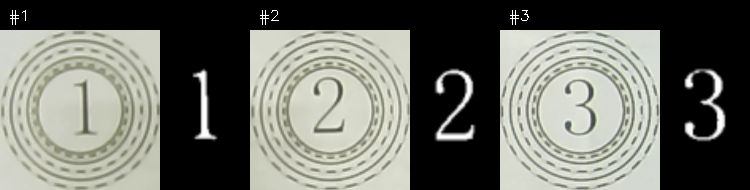
#> input picture src/identify_pack/identify_pack/scripts/ring_station_digit_snapshots/20261010_112118_147303282_crops.png, 750 x 190 px, given in place of the camera
$ python color_detect_debug.py
#> lines starting #> are read from the running program, lines starting #| are printed output that depends on the picture; after the words box and inside, x2 and y2 are one past the last pixel; in counts of white or black regions, pixels touching at a corner belong together
### src/identify_pack/identify_pack/scripts/color_config.py
#!/usr/bin/env python3
"""七色 HSV 阈值配置与掩膜工具（纯库，无 ROS / 无 GUI）。

六种抓取色（1~6）+ 第 7 号粉色标记（舵机外壳，仅用于夹爪到位检测，不参与抓取）。

把颜色识别从硬编码阈值迁移为 JSON 配置驱动：
  - ``load_color_config`` 读取并校验配置；``save_color_config`` 原子写回。
  - ``make_all_color_masks`` 一次 BGR→HSV 生成七色掩膜。
  - ``estimate_hsv_bounds`` 根据采样 ROI 稳健估计 HSV 上下限。
  - ``classify_circle`` 在圆盘内按颜色支持率判色（含「空」）。

颜色编号沿用创源启明方案：1红 2黄 3蓝 4绿 5黑 6浅蓝 7粉。
红色 Hue 环绕（179→0）在 ``bounds_to_ranges`` 中自动拆成两段；
黑色 Hue 无意义，估计时使用全 Hue 并约束 S/V。
"""

from __future__ import annotations

import json
import math
import os
from pathlib import Path
import tempfile
from typing import Iterable

import cv2
import numpy as np


class ColorConfigError(ValueError):
    """颜色配置或输入不满足要求。"""


# 颜色编号 -> 名称 / BGR 显示色。
COLOR_NAMES = {
    1: "red",
    2: "yellow",
    3: "blue",
    4: "green",
    5: "black",
    6: "light_blue",
    7: "pink",
}
NAME_TO_ID = {name: color_id for color_id, name in COLOR_NAMES.items()}

# 所有已知颜色编号 / 抓取目标色 / 标记色（粉色舵机外壳，不参与抓取）。
COLOR_IDS = tuple(sorted(COLOR_NAMES))
PICKUP_COLOR_IDS = (1, 2, 3, 4, 5, 6)
MARKER_COLOR_IDS = tuple(c for c in COLOR_IDS if c not in PICKUP_COLOR_IDS)

COLOR_DISPLAY = {
    "red": (0, 0, 255),
    "yellow": (0, 255, 255),
    "green": (0, 255, 0),
    "blue": (255, 0, 0),
    "light_blue": (255, 255, 0),
    "black": (128, 128, 128),
    "pink": (203, 192, 255),
}

# 滑条 / 估计输出的六元组顺序。
BOUND_KEYS = ("h_low", "h_high", "s_low", "s_high", "v_low", "v_high")

# 与旧 COLOR_RANGES 一致的预设阈值。
PRESET_RANGES = {
    1: [{"lower": [0, 100, 100], "upper": [10, 255, 255]},
        {"lower": [160, 100, 100], "upper": [179, 255, 255]}],
    2: [{"lower": [22, 100, 100], "upper": [38, 255, 255]}],
    3: [{"lower": [85, 60, 60], "upper": [135, 255, 150]}],
    4: [{"lower": [38, 40, 40], "upper": [85, 255, 255]}],
    5: [{"lower": [0, 0, 0], "upper": [179, 255, 50]}],
    6: [{"lower": [85, 40, 150], "upper": [135, 255, 255]}],
    7: [{"lower": [150, 40, 120], "upper": [179, 200, 255]}],
}


def _require(condition: bool, message: str) -> None:
    if not condition:
        raise ColorConfigError(message)


# ---------- 阈值区间与六元组互转 ----------
def bounds_to_ranges(bounds: Iterable[int]) -> list[dict]:
    """把 (h_low,h_high,s_low,s_high,v_low,v_high) 转成 inRange 区间列表。

    Hue 是长度 180 的圆环；H_LOW > H_HIGH 表示跨越红色 179→0 边界，
    因此拆成 ``0..h_high`` 与 ``h_low..179`` 两段。
    """
    values = tuple(int(v) for v in bounds)
    _require(len(values) == 6, "HSV 六元组必须正好包含 6 个整数")
    h_low, h_high, s_low, s_high, v_low, v_high = values
    _require(0 <= h_low <= 179 and 0 <= h_high <= 179, "Hue 必须位于 0~179")
    _require(0 <= s_low <= s_high <= 255, "S 上下限无效")
    _require(0 <= v_low <= v_high <= 255, "V 上下限无效")
    if h_low <= h_high:
        return [{"lower": [h_low, s_low, v_low],
                 "upper": [h_high, s_high, v_high]}]
    return [
        {"lower": [0, s_low, v_low], "upper": [h_high, s_high, v_high]},
        {"lower": [h_low, s_low, v_low], "upper": [179, s_high, v_high]},
    ]


def ranges_to_bounds(ranges: list[dict]) -> tuple[int, ...]:
    """把配置区间恢复成六元组，严格拒绝无法表达的组合。"""
    _require(isinstance(ranges, list) and 1 <= len(ranges) <= 2,
             "每种颜色必须包含 1 或 2 个 HSV 区间")

    def triplet(hsv_range: dict, key: str) -> tuple[int, int, int]:
        try:
            values = tuple(int(v) for v in hsv_range[key])
        except (KeyError, TypeError, ValueError) as error:
            raise ColorConfigError("HSV 区间字段格式无效") from error
        _require(len(values) == 3, "HSV 上下限必须正好包含 3 个整数")
        return values

    if len(ranges) == 1:
        lower = triplet(ranges[0], "lower")
        upper = triplet(ranges[0], "upper")
        return (lower[0], upper[0], lower[1], upper[1], lower[2], upper[2])

    low_hue_part, high_hue_part = ranges
    first_lower = triplet(low_hue_part, "lower")
    first_upper = triplet(low_hue_part, "upper")
    second_lower = triplet(high_hue_part, "lower")
    second_upper = triplet(high_hue_part, "upper")
    _require(first_lower[0] == 0 and second_upper[0] == 179,
             "双 HSV 区间必须表示跨越 Hue 边界的范围")
    _require(second_lower[0] > first_upper[0],
             "双 HSV 区间必须在 Hue 边界两侧且不能互相重叠")
    _require(first_lower[1:] == second_lower[1:]
             and first_upper[1:] == second_upper[1:],
             "跨 Hue 边界的两个区间必须使用相同 S/V 范围")
    return (second_lower[0], first_upper[0],
            first_lower[1], first_upper[1],
            first_lower[2], first_upper[2])


# ---------- 配置构造 / 校验 / 读写 ----------
# [21 lines left out: functions build_default_color_config, _find_color, not called in this run]


def validate_color_config(document: dict) -> dict:
    """严格校验精简配置格式，返回原字典供调用方继续使用。"""
    try:
        _require(isinstance(document, dict), "颜色配置根节点必须是对象")
        _require(int(document["format_version"]) == 1,
                 "不支持的颜色配置版本")
        colors = document["colors"]
        _require(isinstance(colors, list) and len(colors) == len(COLOR_NAMES),
                 f"颜色配置必须正好包含 {len(COLOR_NAMES)} 种颜色")
        ids = {int(item["color_id"]) for item in colors}
        _require(ids == set(COLOR_NAMES), "颜色编号不完整或重复")
        limits = (179, 255, 255)
        for item in colors:
            color_id = int(item["color_id"])
            _require(item["name"] == COLOR_NAMES[color_id],
                     f"颜色{color_id}名称必须为{COLOR_NAMES[color_id]}")
            ranges = item["ranges"]
            _require(isinstance(ranges, list) and 1 <= len(ranges) <= 2,
                     f"{COLOR_NAMES[color_id]}必须包含1或2个HSV区间")
            # ranges_to_bounds 同时验证双区间是否是合法的 Hue 环绕。
            bounds = ranges_to_bounds(ranges)
            bounds_to_ranges(bounds)
            for hsv_range in ranges:
                lower = tuple(int(v) for v in hsv_range["lower"])
                upper = tuple(int(v) for v in hsv_range["upper"])
                _require(len(lower) == 3 and len(upper) == 3,
                         f"{COLOR_NAMES[color_id]} HSV 区间长度无效")
                _require(all(0 <= lower[i] <= upper[i] <= limits[i]
                             for i in range(3)),
                         f"{COLOR_NAMES[color_id]} HSV 区间越界")
    except ColorConfigError:
        raise
    except (IndexError, KeyError, TypeError, ValueError) as error:
        raise ColorConfigError("颜色配置字段格式无效") from error
    return document


def load_color_config(path: Path | str) -> dict:
    """读取并校验六色 HSV JSON 配置。"""
    resolved = Path(path).expanduser().resolve()
    try:
        document = json.loads(resolved.read_text(encoding="utf-8"))
#> (reads src/identify_pack/identify_pack/scripts/color_config.json from the repository)
    except OSError as error:
        raise ColorConfigError(f"无法读取颜色配置：{resolved}: {error}") from error
    except json.JSONDecodeError as error:
        raise ColorConfigError(f"颜色配置不是有效 JSON：{resolved}") from error
    return validate_color_config(document)


# [25 lines left out: function save_color_config, not called in this run]


def get_color_bounds(document: dict, color_id: int) -> tuple[int, ...]:
    """返回指定颜色的六元组滑条值。"""
    return ranges_to_bounds(_find_color(document, color_id)["ranges"])


# [4 lines left out: function set_color_bounds, not called in this run]


# ---------- 掩膜生成 ----------
def _mask_from_hsv(hsv: np.ndarray, ranges: list[dict]) -> np.ndarray:
    mask = np.zeros(hsv.shape[:2], dtype=np.uint8)
    for hsv_range in ranges:
        lower = np.asarray(hsv_range["lower"], dtype=np.uint8)
        upper = np.asarray(hsv_range["upper"], dtype=np.uint8)
        mask = cv2.bitwise_or(mask, cv2.inRange(hsv, lower, upper))
    return mask


# [8 lines left out: function make_color_mask, not called in this run]


def make_all_color_masks(frame: np.ndarray, config: dict) -> dict[int, np.ndarray]:
    """只做一次 BGR→HSV 转换并生成全部六色掩膜。"""
    validate_color_config(config)
    _require(frame is not None and frame.ndim == 3 and frame.shape[2] == 3,
             "颜色识别要求 BGR 三通道图像")
    hsv = cv2.cvtColor(frame, cv2.COLOR_BGR2HSV)
    return {
        int(item["color_id"]): _mask_from_hsv(hsv, item["ranges"])
        for item in config["colors"]
    }


# [30 lines left out: function classify_circle, not called in this run]


def find_color_blobs(masks: dict[int, np.ndarray],
                     min_area: float = 300.0,
                     min_dimension: float = 12.0,
                     open_kernel_px: int = 5,
                     close_kernel_px: int = 11,
                     max_aspect_ratio: float | None = None,
                     min_solidity: float | None = None,
                     min_extent: float | None = None,
                     roi: tuple | None = None):
    """在六色掩膜上找连通域色块（轮廓 blob 定位，不依赖圆形几何）。

    每张 mask 先开运算去噪、闭运算填缝，再 ``findContours`` 提取外轮廓，
    按面积/最小边长/长宽比/实心度/填充率过滤，返回色块列表。

    ``roi`` 为 ``(x, y, w, h)``、``[(x, y, w, h), ...]`` 或 ``None``。
    指定时仅在给定矩形内检测，ROI 外的掩膜清零，跨边界目标只保留 ROI 内部分。

    返回：``[(color_id, cx, cy, x, y, w, h, area), ...]``
    其中 ``(cx, cy)`` 是质心，``(x, y, w, h)`` 是外接矩形。
    """
    blobs = []
    open_kernel = cv2.getStructuringElement(
        cv2.MORPH_ELLIPSE, (int(open_kernel_px), int(open_kernel_px)))
    close_kernel = cv2.getStructuringElement(
        cv2.MORPH_ELLIPSE, (int(close_kernel_px), int(close_kernel_px)))
    roi_mask = None
    if roi is not None:
        # 支持单个 (x,y,w,h) 或 [(x,y,w,h), ...] 列表。
        if isinstance(roi, (list, tuple)) and roi and isinstance(roi[0], (list, tuple)):
            roi_list = list(roi)
        else:
            roi_list = [roi]
        height, width = next(iter(masks.values())).shape[:2]
        roi_mask = np.zeros((height, width), dtype=np.uint8)
        for item in roi_list:
            rx, ry, rw, rh = (int(v) for v in item)
            x2, y2 = min(width, rx + rw), min(height, ry + rh)
            if x2 > rx and y2 > ry:
                cv2.rectangle(roi_mask, (rx, ry), (x2, y2), 255, -1)
    for color_id in sorted(masks):
        source = masks[color_id]
        if roi_mask is not None:
            source = cv2.bitwise_and(source, roi_mask)
        mask = cv2.morphologyEx(source, cv2.MORPH_OPEN, open_kernel)
        mask = cv2.morphologyEx(mask, cv2.MORPH_CLOSE, close_kernel)
        contours, _ = cv2.findContours(mask, cv2.RETR_EXTERNAL,
                                       cv2.CHAIN_APPROX_SIMPLE)
        for contour in contours:
            area = float(cv2.contourArea(contour))
            if area < min_area:
                continue
            x, y, w, h = cv2.boundingRect(contour)
            if min(w, h) < min_dimension:
                continue
            if max_aspect_ratio is not None and max(w, h) / max(1.0, min(w, h)) > max_aspect_ratio:
                continue
            if min_solidity is not None:
                hull_area = float(cv2.contourArea(cv2.convexHull(contour)))
                if hull_area <= 0.0 or area / hull_area < min_solidity:
                    continue
            if min_extent is not None:
                if area / max(1.0, float(w * h)) < min_extent:
                    continue
            moments = cv2.moments(contour)
            if abs(moments["m00"]) < 1e-6:
                continue
            cx = float(moments["m10"] / moments["m00"])
            cy = float(moments["m01"] / moments["m00"])
            blobs.append((int(color_id), cx, cy, int(x), int(y), int(w), int(h), area))
    return blobs


def apply_dominant_color(masks: dict[int, np.ndarray], rois,
                         min_area: float = 0.0) -> dict[int, np.ndarray]:
    """每个 ROI 内按颜色面积锁定主色，把 ROI 内所有彩色像素归到主色。

    解决「一个物块被阈值切成两种颜色（如蓝 ↔ 浅蓝）」的误识别：
    ROI 内面积最大的颜色锁定为该物块颜色，其余颜色像素并入主色（盖住）。
    无 ROI，或主色面积低于 ``min_area`` 时不做处理。

    返回新的 masks dict，不修改入参。
    """
    if not rois:
        return masks
    height, width = next(iter(masks.values())).shape[:2]
    result = {color_id: mask.copy() for color_id, mask in masks.items()}
    for (rx, ry, rw, rh) in rois:
        x2, y2 = min(width, rx + rw), min(height, ry + rh)
        if x2 <= rx or y2 <= ry:
            continue
        region = (slice(ry, y2), slice(rx, x2))
        areas = {color_id: int(cv2.countNonZero(mask[region]))
                 for color_id, mask in result.items()}
        dominant = max(areas, key=areas.get)
        if areas[dominant] < min_area:
            continue
        # ROI 内所有彩色像素的并集，作为主色的「盖住」区域。
        union = np.zeros((y2 - ry, x2 - rx), dtype=np.uint8)
        for mask in result.values():
            union = cv2.bitwise_or(union, mask[region])
        for color_id, mask in result.items():
            if color_id == dominant:
                mask[region] = union
            else:
                mask[region] = 0
    return result


def load_roi_file(path: Path | str) -> list[tuple]:
    """读取 ROI 坐标文件（每行 ``x,y,w,h``），非法/越界行跳过。

    文件缺失或无法读取时返回空列表。供 circle_detect 节点读取
    color_detect.py 拖框生成的 ``ROI_Range.txt``。
    """
    try:
        text = Path(path).expanduser().resolve().read_text(encoding="utf-8")
#> (reads src/identify_pack/identify_pack/scripts/ROI_Range.txt from the repository)
    except OSError:
        return []
    rois = []
    for line in text.splitlines():
        line = line.strip()
        if not line or line.startswith("#"):
            continue
        parts = line.split(",")
        if len(parts) != 4:
            continue
        try:
            x, y, w, h = (int(p.strip()) for p in parts)
        except ValueError:
            continue
        if w > 0 and h > 0:
            rois.append((x, y, w, h))
    return rois


# ---------- HSV 阈值稳健估计 ----------
# [38 lines left out: function estimate_hsv_bounds, not called in this run]

### src/identify_pack/identify_pack/scripts/debug/color_detect_debug.py
#!/usr/bin/env python3
"""颜色识别调试脚本（调试用，非 ROS 节点）。

核心流程：
  1. BGR -> HSV（一次），``make_all_color_masks`` 生成六色掩膜
  2. ``find_color_blobs`` 在掩膜上找连通域色块（不依赖圆形几何，任意形状都行）
  3. 画外接矩形框 + 颜色标签；只在 ROI 内检测，其余区域忽略

ROI：
  - 启动时读取 ``ROI_Range.txt`` 里的 ROI 做只读检测（不在脚本里编辑）
  - 鼠标左键点击画面采样该点 BGR/HSV，便于核对阈值

单独运行（调试）：
  python3 color_detect_debug.py --device /dev/camera_upper
  python3 color_detect_debug.py --device /dev/camera_upper --roi-file ROI_Range.txt
"""
import argparse
import os
import sys
from pathlib import Path

import cv2
import numpy as np

try:
    from identify_pack.scripts.color_config import (
        COLOR_DISPLAY, COLOR_NAMES, apply_dominant_color, find_color_blobs,
        load_color_config, load_roi_file, make_all_color_masks,
    )
except ImportError:  # 直接在源码目录运行
    sys.path.insert(0, str(Path(__file__).resolve().parent))
    from identify_pack.scripts.color_config import (  # type: ignore
        COLOR_DISPLAY, COLOR_NAMES, apply_dominant_color, find_color_blobs,
        load_color_config, load_roi_file, make_all_color_masks,
    )

DEFAULT_CONFIG = os.path.join(os.path.dirname(os.path.dirname(os.path.abspath(__file__))), "color_config.json")

# 点击采样：打印该点 BGR/HSV，便于手动核对阈值。
_sample_bgr = None
_sample_hsv = None


def on_mouse(event, x, y, flags, _param):
    """左键点击打印该点 BGR/HSV，便于手动核对阈值。"""
    if event == cv2.EVENT_LBUTTONDOWN and _sample_hsv is not None:
        h, s, v = _sample_hsv[y, x]
        b, g, r = _sample_bgr[y, x]
        print(f'点击 ({x},{y})  BGR=({int(b)},{int(g)},{int(r)})  '
              f'H={int(h)} S={int(s)} V={int(v)}')


def color_overlay(frame, masks):
    """把六色掩膜半透明叠加到画面副本上，返回叠加图。"""
    overlay = frame.copy()
    kernel = np.ones((3, 3), np.uint8)
    for color_id, raw in masks.items():
        name = COLOR_NAMES[color_id]
        mask = cv2.erode(raw, kernel, iterations=1)
        mask = cv2.dilate(mask, kernel, iterations=2)
        color = COLOR_DISPLAY[name]
        colored = np.zeros_like(frame)
        colored[:] = color
        idx = mask > 0
        overlay[idx] = (overlay[idx] * 0.4 + colored[idx] * 0.6).astype(np.uint8)
    return overlay


def main():
    p = argparse.ArgumentParser()
    p.add_argument('--device', '-d', default='/dev/camera_upper', help='相机设备路径')
    p.add_argument('--config', default=DEFAULT_CONFIG, help='颜色配置 JSON 路径')
    p.add_argument('--roi-file', default='ROI_Range.txt',
                   help='ROI 坐标文件（每行 x,y,w,h），启动时默认读取')
    p.add_argument('--min-area', type=float, default=300.0, help='色块最小面积(px^2)')
    p.add_argument('--min-dimension', type=float, default=12.0, help='色块最小边长(px)')
    p.add_argument('--max-aspect', type=float, default=None, help='色块最大长宽比，None=不限')
    p.add_argument('--min-solidity', type=float, default=None, help='最小实心度，None=不限')
    p.add_argument('--no-lock', action='store_true',
                   help='关闭 ROI 内主色锁定（默认开启，解决蓝↔浅蓝等误切）')
    args = p.parse_args()

    try:
        config = load_color_config(args.config)
    except Exception as error:
        print(f'加载颜色配置失败：{error}')
        return 1

    cap = cv2.VideoCapture(args.device, cv2.CAP_V4L2)
    if not cap.isOpened():
        try:
            cap = cv2.VideoCapture(int(args.device))
        except Exception:
            pass
    if not cap.isOpened():
        print(f'无法打开相机: {args.device}')
        return 1
    cap.set(cv2.CAP_PROP_FRAME_WIDTH, 640)
    cap.set(cv2.CAP_PROP_FRAME_HEIGHT, 480)

    rois = load_roi_file(os.path.abspath(args.roi_file))
    print(f'从 {args.roi_file} 加载 {len(rois)} 个 ROI（只读）')

    global _sample_bgr, _sample_hsv
    cv2.namedWindow('color_detect')
    cv2.setMouseCallback('color_detect', on_mouse, None)

    print('颜色识别调试：鼠标点击采样HSV  q=退出')

    while True:
        ret, frame = cap.read()
#> frame is the input picture: shape (190, 750, 3); mean B, G, R 102.6, 110.2, 108.6
        if not ret:
            break

        hsv = cv2.cvtColor(frame, cv2.COLOR_BGR2HSV)
#> hsv: shape (190, 750, 3); mean H, S, V 20.1, 10.3, 110.2
        _sample_bgr = frame
        _sample_hsv = hsv

        masks = make_all_color_masks(frame, config)
#> the loop in _mask_from_hsv (call 2), `for hsv_range in ranges:` made 1 pass
#> (lower, upper) on pass 1: ([22, 209, 137], [32, 255, 220])
#> the loop in _mask_from_hsv (call 5), `for hsv_range in ranges:` made 1 pass
#> (lower, upper) on pass 1: ([0, 0, 0], [179, 122, 127])
#> pass 1, in _mask_from_hsv (call 5), `mask = cv2.bitwise_or(mask, cv2.inRange(hsv, lower, upper))`:
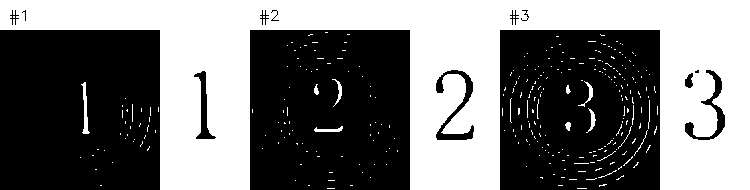
#> mask: shape (190, 750); 45.8% white; 300 white regions (283 under 20 px), largest, box (x1, y1, x2, y2) and area: (0, 0, 750, 190) 63523, (81, 82, 90, 134) 189, (314, 126, 343, 132) 94
#> masks = 7 items
        active_rois = rois or None
        if active_rois and not args.no_lock:
            masks = apply_dominant_color(masks, active_rois, min_area=args.min_area)
#> the loop in apply_dominant_color, `for (rx, ry, rw, rh) in rois:` made 1 pass
#> (areas, dominant) on pass 1: ({1: 0, 2: 0, 3: 0, 4: 0, 5: 567, 6: 0, 7: 0}, 5)
        blobs = find_color_blobs(
            masks, min_area=args.min_area, min_dimension=args.min_dimension,
            max_aspect_ratio=args.max_aspect, min_solidity=args.min_solidity,
            roi=active_rois,
        )
#> after the loop in find_color_blobs, `for item in roi_list:`:
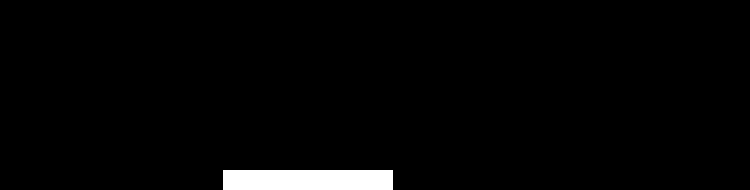
#> roi_mask: shape (190, 750); 2.4% white; 1 white region, box (x1, y1, x2, y2) and area: (223, 170, 393, 190) 3400
#> the loop in find_color_blobs, `for color_id in sorted(masks):` made 7 passes
#> after the loop in find_color_blobs, `for color_id in sorted(masks):`: blobs = [(5, 236, 179.6, 223, 170, 27, 20, 491)]
#> blobs = [(5, 236, 179.6, 223, 170, 27, 20, 491)]

        for (color_id, cx, cy, x, y, w, h, area) in blobs:
            name = COLOR_NAMES[color_id]
            color = COLOR_DISPLAY[name]
            cv2.rectangle(frame, (x, y), (x + w, y + h), color, 2)
            label = f'{color_id}:{name}'
            cv2.putText(frame, label, (x, max(14, y - 5)),
                        cv2.FONT_HERSHEY_SIMPLEX, 0.55, color, 2, cv2.LINE_AA)
            cv2.circle(frame, (int(cx), int(cy)), 3, color, -1)
            print(f'{name} 质心({int(cx)},{int(cy)}) 框({x},{y},{w},{h}) 面积{area:.0f}')
#> this loop made 1 pass
#| black 质心(236,179) 框(223,170,27,20) 面积491
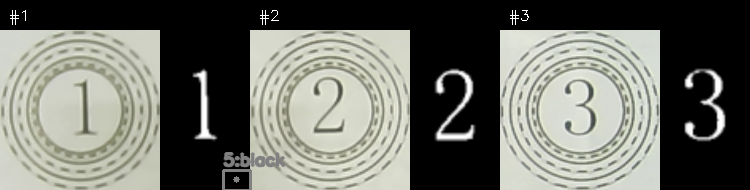
#> frame: shape (190, 750, 3); 0.73% of pixels changed, all inside (x1, y1, x2, y2) = (222, 151, 286, 190)

        cv2.putText(frame, f'ROI {len(rois)}（只读）', (10, 22),
                    cv2.FONT_HERSHEY_SIMPLEX, 0.55, (0, 255, 255), 2, cv2.LINE_AA)
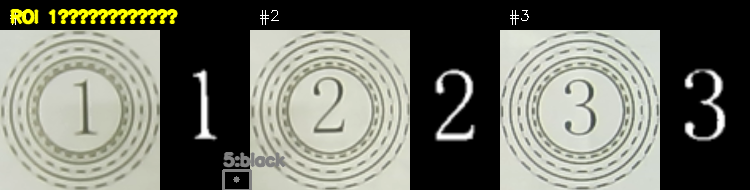
#> frame: shape (190, 750, 3); 1.45% of pixels changed, all inside (x1, y1, x2, y2) = (10, 8, 179, 25)
        cv2.imshow('color_detect', frame)
        cv2.imshow('color masks', color_overlay(frame, masks))
#> the loop in color_overlay, `for color_id, raw in masks.items():` made 7 passes
#> (name, color) on passes 1 to 7: ('red', (0, 0, 255)), ('yellow', (0, 255, 255)), ('blue', (255, 0, 0)), ('green', (0, 255, 0)), ('black', (128, 128, 128)), ('light_blue', (255, 255, 0)), ('pink', (203, 192, 255))
#> after the loop in color_overlay, `for color_id, raw in masks.items():`:
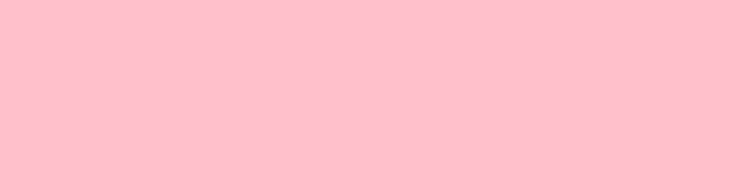
#> colored: shape (190, 750, 3); mean B, G, R 203, 192, 255
#> after the loop in color_overlay, `for color_id, raw in masks.items():`:
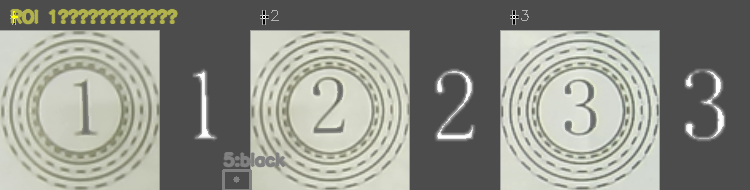
#> overlay: shape (190, 750, 3); mean B, G, R 135.4, 143.9, 142.4

        key = cv2.waitKey(1) & 0xFF
#> (key q is pressed here)
        if key in (ord('q'), ord('Q'), 27):
            break

    cap.release()
    cv2.destroyAllWindows()
    return 0


if __name__ == '__main__':
    raise SystemExit(main())
#> (the program exits here)
